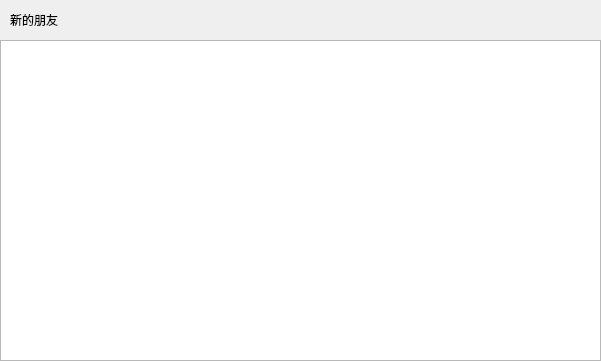
<?xml version="1.0" encoding="UTF-8"?>
<ui version="4.0">
 <class>ApplyFriendPage</class>
 <widget class="QWidget" name="ApplyFriendPage">
  <property name="geometry">
   <rect>
    <x>0</x>
    <y>0</y>
    <width>601</width>
    <height>361</height>
   </rect>
  </property>
  <property name="windowTitle">
   <string>Form</string>
  </property>
  <layout class="QVBoxLayout" name="verticalLayout">
   <property name="spacing">
    <number>0</number>
   </property>
   <property name="leftMargin">
    <number>0</number>
   </property>
   <property name="topMargin">
    <number>0</number>
   </property>
   <property name="rightMargin">
    <number>0</number>
   </property>
   <property name="bottomMargin">
    <number>0</number>
   </property>
   <item>
    <widget class="QWidget" name="friend_apply_wid" native="true">
     <layout class="QHBoxLayout" name="horizontalLayout">
      <property name="spacing">
       <number>0</number>
      </property>
      <property name="leftMargin">
       <number>0</number>
      </property>
      <property name="topMargin">
       <number>0</number>
      </property>
      <property name="rightMargin">
       <number>0</number>
      </property>
      <property name="bottomMargin">
       <number>0</number>
      </property>
      <item>
       <spacer name="horizontalSpacer_2">
        <property name="orientation">
         <enum>Qt::Horizontal</enum>
        </property>
        <property name="sizeType">
         <enum>QSizePolicy::Fixed</enum>
        </property>
        <property name="sizeHint" stdset="0">
         <size>
          <width>10</width>
          <height>20</height>
         </size>
        </property>
       </spacer>
      </item>
      <item>
       <widget class="QLabel" name="friend_apply_lb">
        <property name="minimumSize">
         <size>
          <width>0</width>
          <height>40</height>
         </size>
        </property>
        <property name="maximumSize">
         <size>
          <width>16777215</width>
          <height>40</height>
         </size>
        </property>
        <property name="text">
         <string>新的朋友</string>
        </property>
       </widget>
      </item>
     </layout>
    </widget>
   </item>
   <item>
    <widget class="QWidget" name="widget_2" native="true">
     <layout class="QVBoxLayout" name="verticalLayout_2">
      <property name="spacing">
       <number>0</number>
      </property>
      <property name="leftMargin">
       <number>0</number>
      </property>
      <property name="topMargin">
       <number>0</number>
      </property>
      <property name="rightMargin">
       <number>0</number>
      </property>
      <property name="bottomMargin">
       <number>0</number>
      </property>
      <item>
       <widget class="ApplyFriendList" name="apply_friend_list"/>
      </item>
     </layout>
    </widget>
   </item>
  </layout>
 </widget>
 <customwidgets>
  <customwidget>
   <class>ApplyFriendList</class>
   <extends>QListWidget</extends>
   <header location="global">applyfriendlist.h</header>
  </customwidget>
 </customwidgets>
 <resources/>
 <connections/>
</ui>
